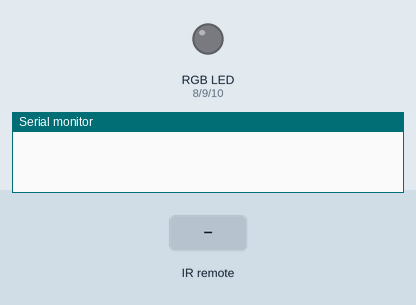
Recording of a sketch running on a simulated Arduino Uno, built with avr-gcc and run on an emulated ATmega328P. On the bench: an RGB LED mixed from three pins (HIGH = lit), the last lines printed to the serial monitor. Inputs (shaded band) come from the test bench.

Above: at 1.2 s.
1.3 s: infrared code 0xC12F827D received
At 1.6 s:
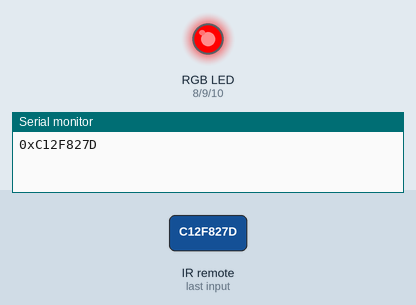
2.8 s: infrared code 0xC12F4AB5 received
At 4.0 s:
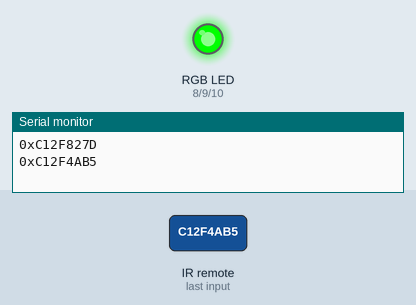
4.3 s: infrared code 0xC12F1AE5 received
At 5.1 s:
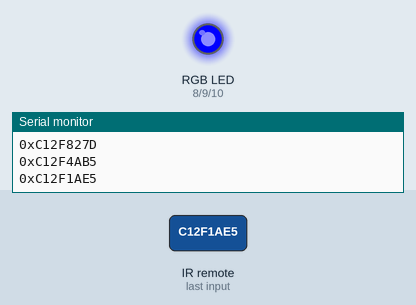
5.8 s: infrared code 0xC12F728D received
At 6.3 s:
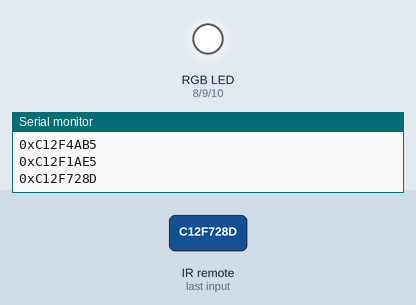
Timing chart, 0 to 8.3 s (numbered marks = the images above; inputs shaded):
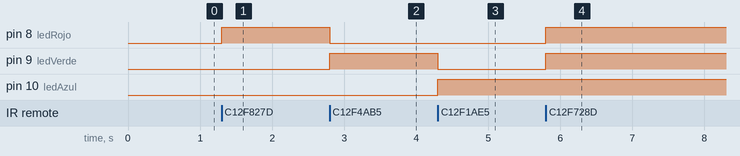

Measured:
- after the input at 1.3 s, pin 8 (ledRojo): LOW → HIGH at once
- after the input at 2.8 s, pin 8 (ledRojo): HIGH → LOW at once; pin 9 (ledVerde): LOW → HIGH at once
- after the input at 4.3 s, pin 9 (ledVerde): HIGH → LOW at once; pin 10 (ledAzul): LOW → HIGH at once
- after the input at 5.8 s, pin 8 (ledRojo), pin 9 (ledVerde): LOW → HIGH at once

The sketch:

control_remoto_ledRGB.ino
```cpp
#include <IRremote.h>
int ReceptorIR = 2;
IRrecv irrecv(ReceptorIR);
decode_results Codigo;
IRsend irsend;
int ledRojo = 8;
int ledVerde = 9;
int ledAzul = 10;

void setup() {
Serial.begin(9600);
irrecv.enableIRIn();
pinMode(ledRojo,OUTPUT);
pinMode(ledVerde,OUTPUT);
pinMode(ledAzul,OUTPUT);
}

void loop() {
if (irrecv.decode(& Codigo)){
  Serial.print("0x");
  Serial.println(Codigo.value, HEX);
  irrecv.resume();
   }
if(Codigo.value == 0xC12F827D){
  digitalWrite(ledRojo,HIGH);
  digitalWrite(ledVerde,LOW);
  digitalWrite(ledAzul,LOW);
}
if(Codigo.value == 0xC12F4AB5){
  digitalWrite(ledRojo,LOW);
  digitalWrite(ledVerde,HIGH);
  digitalWrite(ledAzul,LOW);
}
if(Codigo.value == 0xC12F1AE5){
  digitalWrite(ledRojo,LOW);
  digitalWrite(ledVerde,LOW);
  digitalWrite(ledAzul,HIGH);
}
if(Codigo.value == 0xC12FF20D){
  digitalWrite(ledRojo,LOW);
  digitalWrite(ledVerde,LOW);
  digitalWrite(ledAzul,LOW);
}
if(Codigo.value == 0xC12F728D){
  digitalWrite(ledRojo,HIGH);
  digitalWrite(ledVerde,HIGH);
  digitalWrite(ledAzul,HIGH);
 }}
```
